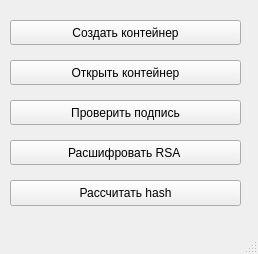
<?xml version="1.0" encoding="UTF-8"?>
<ui version="4.0">
 <class>MainWindow</class>
 <widget class="QMainWindow" name="MainWindow">
  <property name="geometry">
   <rect>
    <x>0</x>
    <y>0</y>
    <width>258</width>
    <height>254</height>
   </rect>
  </property>
  <property name="windowTitle">
   <string>MainWindow</string>
  </property>
  <widget class="QWidget" name="centralwidget">
   <widget class="QPushButton" name="CreateCont">
    <property name="geometry">
     <rect>
      <x>10</x>
      <y>20</y>
      <width>231</width>
      <height>25</height>
     </rect>
    </property>
    <property name="text">
     <string>Создать контейнер</string>
    </property>
   </widget>
   <widget class="QPushButton" name="OpenCont">
    <property name="geometry">
     <rect>
      <x>10</x>
      <y>60</y>
      <width>231</width>
      <height>25</height>
     </rect>
    </property>
    <property name="text">
     <string>Открыть контейнер</string>
    </property>
   </widget>
   <widget class="QPushButton" name="CheckSert">
    <property name="geometry">
     <rect>
      <x>10</x>
      <y>100</y>
      <width>231</width>
      <height>25</height>
     </rect>
    </property>
    <property name="text">
     <string>Проверить подпись</string>
    </property>
   </widget>
   <widget class="QPushButton" name="DecryptRSA">
    <property name="geometry">
     <rect>
      <x>10</x>
      <y>140</y>
      <width>231</width>
      <height>25</height>
     </rect>
    </property>
    <property name="text">
     <string>Расшифровать RSA </string>
    </property>
   </widget>
   <widget class="QPushButton" name="HashButton">
    <property name="geometry">
     <rect>
      <x>10</x>
      <y>180</y>
      <width>231</width>
      <height>26</height>
     </rect>
    </property>
    <property name="text">
     <string>Рассчитать hash</string>
    </property>
   </widget>
  </widget>
  <widget class="QMenuBar" name="menubar">
   <property name="geometry">
    <rect>
     <x>0</x>
     <y>0</y>
     <width>258</width>
     <height>23</height>
    </rect>
   </property>
  </widget>
  <widget class="QStatusBar" name="statusbar"/>
 </widget>
 <resources/>
 <connections/>
</ui>
